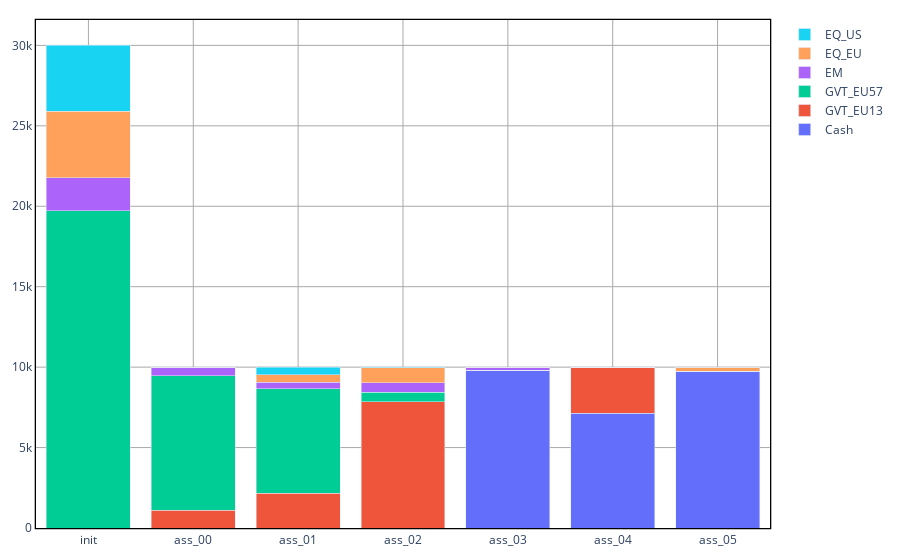
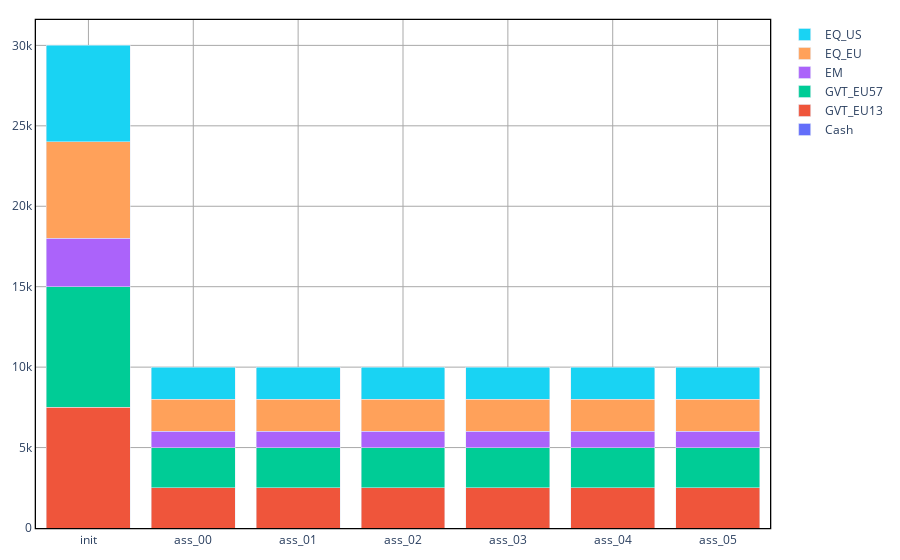

Source (notebook cell) for these figures, in order:
### Code cell
plt = AssetSplitDetailsChart(problem, sol, "ETF", colormap_ETF)
plt.show()
plt = AssetSplitDetailsChart(problem, sol_bah, "ETF", colormap_ETF)
plt.show()

### Figure 1 — Plotly figure (JSON) as saved in the notebook; plotly's stock layout.template omitted (floating-point values rounded to 4 significant figures)
{"data": [{"marker": {"color": "#636EFA"}, "name": "Cash", "type": "bar", "x": ["init", "ass_00", "ass_01", "ass_02", "ass_03", "ass_04", "ass_05"], "y": [0, 0, 0, 0, 9817.0, 7121.0, 9730.0]}, {"marker": {"color": "#EF553B"}, "name": "GVT_EU13", "type": "bar", "x": ["init", "ass_00", "ass_01", "ass_02", "ass_03", "ass_04", "ass_05"], "y": [0, 1107.0, 2152.0, 7835.0, 0, 2879.0, 0]}, {"marker": {"color": "#00CC96"}, "name": "GVT_EU57", "type": "bar", "x": ["init", "ass_00", "ass_01", "ass_02", "ass_03", "ass_04", "ass_05"], "y": [19730.0, 8365.0, 6512.0, 616.1, 0, 0, 0]}, {"marker": {"color": "#AB63FA"}, "name": "EM", "type": "bar", "x": ["init", "ass_00", "ass_01", "ass_02", "ass_03", "ass_04", "ass_05"], "y": [2029.0, 528.7, 386.0, 591.7, 183.5, 0, 0]}, {"marker": {"color": "#FFA15A"}, "name": "EQ_EU", "type": "bar", "x": ["init", "ass_00", "ass_01", "ass_02", "ass_03", "ass_04", "ass_05"], "y": [4160.0, 0, 474.6, 926.4, 0, 0, 270.5]}, {"marker": {"color": "#19D3F3"}, "name": "EQ_US", "type": "bar", "x": ["init", "ass_00", "ass_01", "ass_02", "ass_03", "ass_04", "ass_05"], "y": [4079.0, 0, 474.6, 31.13, 0, 0, 0]}], "layout": {"barmode": "stack", "margin": {"b": 20, "l": 20, "r": 20, "t": 20}, "paper_bgcolor": "white", "plot_bgcolor": "white", "showlegend": true, "xaxis": {"gridcolor": "darkgray", "gridwidth": 1, "linecolor": "black", "linewidth": 1.3, "mirror": true, "showgrid": true, "showline": true}, "yaxis": {"gridcolor": "darkgray", "gridwidth": 1, "linecolor": "black", "linewidth": 1.3, "mirror": true, "showgrid": true, "showline": true}}}

### Figure 2 — Plotly figure (JSON) as saved in the notebook; plotly's stock layout.template omitted (floating-point values rounded to 4 significant figures)
{"data": [{"marker": {"color": "#636EFA"}, "name": "Cash", "type": "bar", "x": ["init", "ass_00", "ass_01", "ass_02", "ass_03", "ass_04", "ass_05"], "y": [0, 0, 0, 0, 0, 0, 0]}, {"marker": {"color": "#EF553B"}, "name": "GVT_EU13", "type": "bar", "x": ["init", "ass_00", "ass_01", "ass_02", "ass_03", "ass_04", "ass_05"], "y": [7500, 2500, 2500, 2500, 2500, 2500, 2500]}, {"marker": {"color": "#00CC96"}, "name": "GVT_EU57", "type": "bar", "x": ["init", "ass_00", "ass_01", "ass_02", "ass_03", "ass_04", "ass_05"], "y": [7500, 2500, 2500, 2500, 2500, 2500, 2500]}, {"marker": {"color": "#AB63FA"}, "name": "EM", "type": "bar", "x": ["init", "ass_00", "ass_01", "ass_02", "ass_03", "ass_04", "ass_05"], "y": [3000, 1000, 1000, 1000, 1000, 1000, 1000]}, {"marker": {"color": "#FFA15A"}, "name": "EQ_EU", "type": "bar", "x": ["init", "ass_00", "ass_01", "ass_02", "ass_03", "ass_04", "ass_05"], "y": [6000, 2000, 2000, 2000, 2000, 2000, 2000]}, {"marker": {"color": "#19D3F3"}, "name": "EQ_US", "type": "bar", "x": ["init", "ass_00", "ass_01", "ass_02", "ass_03", "ass_04", "ass_05"], "y": [6000, 2000, 2000, 2000, 2000, 2000, 2000]}], "layout": {"barmode": "stack", "margin": {"b": 20, "l": 20, "r": 20, "t": 20}, "paper_bgcolor": "white", "plot_bgcolor": "white", "showlegend": true, "xaxis": {"gridcolor": "darkgray", "gridwidth": 1, "linecolor": "black", "linewidth": 1.3, "mirror": true, "showgrid": true, "showline": true}, "yaxis": {"gridcolor": "darkgray", "gridwidth": 1, "linecolor": "black", "linewidth": 1.3, "mirror": true, "showgrid": true, "showline": true}}}
